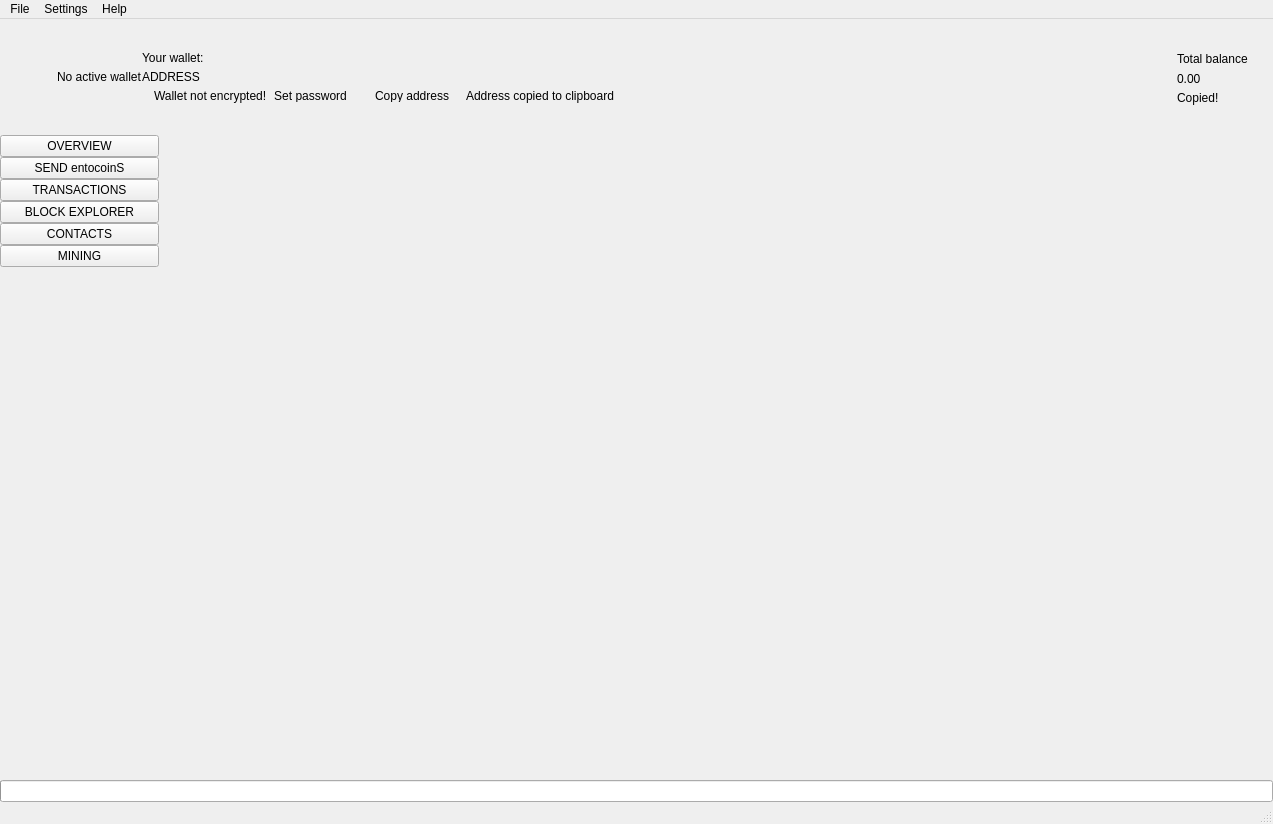
 <widget class="QMainWindow" name="MainWindow">
  <property name="geometry">
   <rect>
    <x>0</x>
    <y>0</y>
    <width>1273</width>
    <height>824</height>
   </rect>
  </property>
  <property name="sizePolicy">
   <sizepolicy hsizetype="Preferred" vsizetype="Preferred">
    <horstretch>0</horstretch>
    <verstretch>0</verstretch>
   </sizepolicy>
  </property>
  <property name="minimumSize">
   <size>
    <width>1260</width>
    <height>600</height>
   </size>
  </property>
  <property name="maximumSize">
   <size>
    <width>16777215</width>
    <height>16777215</height>
   </size>
  </property>
  <property name="windowTitle">
   <string>MainWindow</string>
  </property>
  <property name="windowIcon">
   <iconset>
    <normaloff>:/images/intensecoin</normaloff>:/images/intensecoin</iconset>
  </property>
  <widget class="QWidget" name="centralwidget">
   <layout class="QVBoxLayout" name="verticalLayout_2">
    <property name="spacing">
     <number>0</number>
    </property>
    <property name="leftMargin">
     <number>0</number>
    </property>
    <property name="topMargin">
     <number>0</number>
    </property>
    <property name="rightMargin">
     <number>0</number>
    </property>
    <property name="bottomMargin">
     <number>0</number>
    </property>
    <item>
     <widget class="QFrame" name="m_headerFrame">
      <property name="minimumSize">
       <size>
        <width>0</width>
        <height>116</height>
       </size>
      </property>
      <property name="maximumSize">
       <size>
        <width>16777215</width>
        <height>116</height>
       </size>
      </property>
      <property name="frameShape">
       <enum>QFrame::NoFrame</enum>
      </property>
      <property name="frameShadow">
       <enum>QFrame::Raised</enum>
      </property>
      <layout class="QHBoxLayout" name="horizontalLayout_3">
       <property name="spacing">
        <number>0</number>
       </property>
       <property name="leftMargin">
        <number>0</number>
       </property>
       <property name="topMargin">
        <number>0</number>
       </property>
       <property name="rightMargin">
        <number>25</number>
       </property>
       <property name="bottomMargin">
        <number>0</number>
       </property>
       <item>
        <spacer name="horizontalSpacer_2">
         <property name="orientation">
          <enum>Qt::Horizontal</enum>
         </property>
         <property name="sizeType">
          <enum>QSizePolicy::Fixed</enum>
         </property>
         <property name="sizeHint" stdset="0">
          <size>
           <width>30</width>
           <height>20</height>
          </size>
         </property>
        </spacer>
       </item>
       <item>
        <widget class="QLabel" name="m_logoLabel">
         <property name="text">
          <string/>
         </property>
        </widget>
       </item>
       <item>
        <spacer name="horizontalSpacer_5">
         <property name="orientation">
          <enum>Qt::Horizontal</enum>
         </property>
         <property name="sizeType">
          <enum>QSizePolicy::Fixed</enum>
         </property>
         <property name="sizeHint" stdset="0">
          <size>
           <width>20</width>
           <height>20</height>
          </size>
         </property>
        </spacer>
       </item>
       <item>
        <widget class="WalletGui::WalletSmallGrayTextLabel" name="m_noWalletLabel">
         <property name="text">
          <string>No active wallet</string>
         </property>
        </widget>
       </item>
       <item>
        <widget class="QFrame" name="m_walletFrame">
         <property name="frameShape">
          <enum>QFrame::NoFrame</enum>
         </property>
         <property name="frameShadow">
          <enum>QFrame::Raised</enum>
         </property>
         <layout class="QVBoxLayout" name="verticalLayout_3">
          <property name="spacing">
           <number>5</number>
          </property>
          <property name="leftMargin">
           <number>0</number>
          </property>
          <property name="topMargin">
           <number>0</number>
          </property>
          <property name="rightMargin">
           <number>0</number>
          </property>
          <property name="bottomMargin">
           <number>0</number>
          </property>
          <item>
           <spacer name="verticalSpacer_3">
            <property name="orientation">
             <enum>Qt::Vertical</enum>
            </property>
            <property name="sizeType">
             <enum>QSizePolicy::Minimum</enum>
            </property>
            <property name="sizeHint" stdset="0">
             <size>
              <width>20</width>
              <height>40</height>
             </size>
            </property>
           </spacer>
          </item>
          <item>
           <widget class="WalletGui::WalletSmallGrayTextLabel" name="m_walletLabel">
            <property name="text">
             <string>Your wallet:</string>
            </property>
            <property name="indent">
             <number>0</number>
            </property>
           </widget>
          </item>
          <item>
           <widget class="QLabel" name="m_addressLabel">
            <property name="sizePolicy">
             <sizepolicy hsizetype="Preferred" vsizetype="Preferred">
              <horstretch>0</horstretch>
              <verstretch>0</verstretch>
             </sizepolicy>
            </property>
            <property name="cursor">
             <cursorShape>PointingHandCursor</cursorShape>
            </property>
            <property name="toolTip">
             <string>Click to copy</string>
            </property>
            <property name="text">
             <string>ADDRESS</string>
            </property>
            <property name="indent">
             <number>0</number>
            </property>
           </widget>
          </item>
          <item>
           <layout class="QHBoxLayout" name="horizontalLayout_2">
            <property name="spacing">
             <number>0</number>
            </property>
            <item alignment="Qt::AlignTop">
             <widget class="QFrame" name="m_notEncryptedFrame">
              <property name="frameShape">
               <enum>QFrame::NoFrame</enum>
              </property>
              <property name="frameShadow">
               <enum>QFrame::Raised</enum>
              </property>
              <layout class="QHBoxLayout" name="horizontalLayout_4">
               <property name="spacing">
                <number>0</number>
               </property>
               <property name="leftMargin">
                <number>0</number>
               </property>
               <property name="topMargin">
                <number>0</number>
               </property>
               <property name="rightMargin">
                <number>0</number>
               </property>
               <property name="bottomMargin">
                <number>0</number>
               </property>
               <item alignment="Qt::AlignVCenter">
                <widget class="QLabel" name="m_notEncryptedIconLabel">
                 <property name="text">
                  <string/>
                 </property>
                 <property name="pixmap">
                  <pixmap resource="../../resources.qrc">:/icons/lock_open_gray</pixmap>
                 </property>
                 <property name="alignment">
                  <set>Qt::AlignLeading|Qt::AlignLeft|Qt::AlignVCenter</set>
                 </property>
                </widget>
               </item>
               <item>
                <spacer name="horizontalSpacer_11">
                 <property name="orientation">
                  <enum>Qt::Horizontal</enum>
                 </property>
                 <property name="sizeType">
                  <enum>QSizePolicy::Fixed</enum>
                 </property>
                 <property name="sizeHint" stdset="0">
                  <size>
                   <width>5</width>
                   <height>3</height>
                  </size>
                 </property>
                </spacer>
               </item>
               <item alignment="Qt::AlignVCenter">
                <widget class="WalletGui::WalletTinyGrayTextLabel" name="m_notEncryptedTextLabel">
                 <property name="text">
                  <string>Wallet not encrypted!</string>
                 </property>
                 <property name="alignment">
                  <set>Qt::AlignLeading|Qt::AlignLeft|Qt::AlignVCenter</set>
                 </property>
                </widget>
               </item>
               <item>
                <spacer name="horizontalSpacer_9">
                 <property name="orientation">
                  <enum>Qt::Horizontal</enum>
                 </property>
                 <property name="sizeType">
                  <enum>QSizePolicy::Fixed</enum>
                 </property>
                 <property name="sizeHint" stdset="0">
                  <size>
                   <width>3</width>
                   <height>3</height>
                  </size>
                 </property>
                </spacer>
               </item>
               <item alignment="Qt::AlignVCenter">
                <widget class="WalletGui::WalletTinyLinkLikeButton" name="m_encryptButton">
                 <property name="sizePolicy">
                  <sizepolicy hsizetype="Minimum" vsizetype="Minimum">
                   <horstretch>0</horstretch>
                   <verstretch>0</verstretch>
                  </sizepolicy>
                 </property>
                 <property name="minimumSize">
                  <size>
                   <width>0</width>
                   <height>3</height>
                  </size>
                 </property>
                 <property name="cursor">
                  <cursorShape>PointingHandCursor</cursorShape>
                 </property>
                 <property name="text">
                  <string>Set password</string>
                 </property>
                 <property name="flat">
                  <bool>true</bool>
                 </property>
                </widget>
               </item>
               <item>
                <spacer name="horizontalSpacer_10">
                 <property name="orientation">
                  <enum>Qt::Horizontal</enum>
                 </property>
                 <property name="sizeType">
                  <enum>QSizePolicy::Fixed</enum>
                 </property>
                 <property name="sizeHint" stdset="0">
                  <size>
                   <width>20</width>
                   <height>3</height>
                  </size>
                 </property>
                </spacer>
               </item>
              </layout>
             </widget>
            </item>
            <item alignment="Qt::AlignVCenter">
             <widget class="WalletGui::WalletTinyLinkLikeButton" name="m_copyAddressButton">
              <property name="sizePolicy">
               <sizepolicy hsizetype="Minimum" vsizetype="Minimum">
                <horstretch>0</horstretch>
                <verstretch>0</verstretch>
               </sizepolicy>
              </property>
              <property name="minimumSize">
               <size>
                <width>0</width>
                <height>3</height>
               </size>
              </property>
              <property name="cursor">
               <cursorShape>PointingHandCursor</cursorShape>
              </property>
              <property name="focusPolicy">
               <enum>Qt::NoFocus</enum>
              </property>
              <property name="autoFillBackground">
               <bool>true</bool>
              </property>
              <property name="text">
               <string>Copy address</string>
              </property>
              <property name="flat">
               <bool>true</bool>
              </property>
             </widget>
            </item>
            <item>
             <spacer name="horizontalSpacer_7">
              <property name="orientation">
               <enum>Qt::Horizontal</enum>
              </property>
              <property name="sizeType">
               <enum>QSizePolicy::Fixed</enum>
              </property>
              <property name="sizeHint" stdset="0">
               <size>
                <width>13</width>
                <height>3</height>
               </size>
              </property>
             </spacer>
            </item>
            <item alignment="Qt::AlignVCenter">
             <widget class="WalletGui::CopyMagicLabel" name="m_copyAddressLabel">
              <property name="text">
               <string>Address copied to clipboard</string>
              </property>
              <property name="alignment">
               <set>Qt::AlignLeading|Qt::AlignLeft|Qt::AlignVCenter</set>
              </property>
             </widget>
            </item>
            <item>
             <spacer name="horizontalSpacer">
              <property name="orientation">
               <enum>Qt::Horizontal</enum>
              </property>
              <property name="sizeHint" stdset="0">
               <size>
                <width>40</width>
                <height>3</height>
               </size>
              </property>
             </spacer>
            </item>
           </layout>
          </item>
          <item>
           <spacer name="verticalSpacer_2">
            <property name="orientation">
             <enum>Qt::Vertical</enum>
            </property>
            <property name="sizeType">
             <enum>QSizePolicy::Minimum</enum>
            </property>
            <property name="sizeHint" stdset="0">
             <size>
              <width>20</width>
              <height>40</height>
             </size>
            </property>
           </spacer>
          </item>
         </layout>
        </widget>
       </item>
       <item>
        <spacer name="horizontalSpacer_3">
         <property name="orientation">
          <enum>Qt::Horizontal</enum>
         </property>
         <property name="sizeType">
          <enum>QSizePolicy::Expanding</enum>
         </property>
         <property name="sizeHint" stdset="0">
          <size>
           <width>34</width>
           <height>20</height>
          </size>
         </property>
        </spacer>
       </item>
       <item>
        <spacer name="horizontalSpacer_8">
         <property name="orientation">
          <enum>Qt::Horizontal</enum>
         </property>
         <property name="sizeType">
          <enum>QSizePolicy::Fixed</enum>
         </property>
         <property name="sizeHint" stdset="0">
          <size>
           <width>34</width>
           <height>20</height>
          </size>
         </property>
        </spacer>
       </item>
       <item alignment="Qt::AlignRight|Qt::AlignVCenter">
        <widget class="QFrame" name="m_balanceFrame">
         <layout class="QGridLayout" name="gridLayout">
          <property name="leftMargin">
           <number>0</number>
          </property>
          <property name="topMargin">
           <number>30</number>
          </property>
          <property name="rightMargin">
           <number>0</number>
          </property>
          <property name="bottomMargin">
           <number>0</number>
          </property>
          <property name="verticalSpacing">
           <number>3</number>
          </property>
          <item row="0" column="2">
           <layout class="QVBoxLayout" name="verticalLayout_4">
            <item>
             <widget class="QLabel" name="m_balanceTextLabel">
              <property name="text">
               <string>Total balance</string>
              </property>
             </widget>
            </item>
            <item>
             <widget class="QLabel" name="m_balanceLabel">
              <property name="cursor">
               <cursorShape>PointingHandCursor</cursorShape>
              </property>
              <property name="toolTip">
               <string>Click to copy</string>
              </property>
              <property name="text">
               <string>0.00</string>
              </property>
             </widget>
            </item>
           </layout>
          </item>
          <item row="1" column="2">
           <widget class="WalletGui::CopyMagicLabel" name="m_balanceCopyLabel">
            <property name="text">
             <string>Copied!</string>
            </property>
           </widget>
          </item>
          <item row="0" column="1">
           <spacer name="horizontalSpacer_6">
            <property name="orientation">
             <enum>Qt::Horizontal</enum>
            </property>
            <property name="sizeType">
             <enum>QSizePolicy::Fixed</enum>
            </property>
            <property name="sizeHint" stdset="0">
             <size>
              <width>2</width>
              <height>39</height>
             </size>
            </property>
           </spacer>
          </item>
          <item row="2" column="2">
           <spacer name="verticalSpacer_5">
            <property name="orientation">
             <enum>Qt::Vertical</enum>
            </property>
            <property name="sizeType">
             <enum>QSizePolicy::Expanding</enum>
            </property>
            <property name="sizeHint" stdset="0">
             <size>
              <width>20</width>
              <height>50</height>
             </size>
            </property>
           </spacer>
          </item>
          <item row="0" column="0">
           <widget class="QLabel" name="m_balanceIconLabel">
            <property name="text">
             <string/>
            </property>
            <property name="pixmap">
             <pixmap resource="../../resources.qrc">:/icons/total_balance</pixmap>
            </property>
           </widget>
          </item>
         </layout>
        </widget>
       </item>
      </layout>
     </widget>
    </item>
    <item>
     <layout class="QHBoxLayout" name="horizontalLayout" stretch="0,0,0,0,0,0,0,0">
      <property name="spacing">
       <number>0</number>
      </property>
      <item>
       <widget class="QFrame" name="m_toolFrame">
        <property name="frameShape">
         <enum>QFrame::NoFrame</enum>
        </property>
        <property name="frameShadow">
         <enum>QFrame::Plain</enum>
        </property>
        <property name="lineWidth">
         <number>0</number>
        </property>
        <layout class="QVBoxLayout" name="verticalLayout">
         <property name="spacing">
          <number>0</number>
         </property>
         <property name="leftMargin">
          <number>0</number>
         </property>
         <property name="topMargin">
          <number>0</number>
         </property>
         <property name="rightMargin">
          <number>0</number>
         </property>
         <property name="bottomMargin">
          <number>0</number>
         </property>
         <item>
          <widget class="QPushButton" name="m_overviewButton">
           <property name="sizePolicy">
            <sizepolicy hsizetype="Minimum" vsizetype="Fixed">
             <horstretch>0</horstretch>
             <verstretch>0</verstretch>
            </sizepolicy>
           </property>
           <property name="focusPolicy">
            <enum>Qt::NoFocus</enum>
           </property>
           <property name="text">
            <string>OVERVIEW</string>
           </property>
           <property name="checkable">
            <bool>true</bool>
           </property>
           <attribute name="buttonGroup">
            <string notr="true">m_toolButtonGroup</string>
           </attribute>
          </widget>
         </item>
         <item>
          <widget class="QPushButton" name="m_sendButton">
           <property name="sizePolicy">
            <sizepolicy hsizetype="Minimum" vsizetype="Fixed">
             <horstretch>0</horstretch>
             <verstretch>0</verstretch>
            </sizepolicy>
           </property>
           <property name="focusPolicy">
            <enum>Qt::NoFocus</enum>
           </property>
           <property name="text">
            <string>SEND entocoinS</string>
           </property>
           <property name="checkable">
            <bool>true</bool>
           </property>
           <attribute name="buttonGroup">
            <string notr="true">m_toolButtonGroup</string>
           </attribute>
          </widget>
         </item>
         <item>
          <widget class="QPushButton" name="m_transactionsButton">
           <property name="sizePolicy">
            <sizepolicy hsizetype="Minimum" vsizetype="Fixed">
             <horstretch>0</horstretch>
             <verstretch>0</verstretch>
            </sizepolicy>
           </property>
           <property name="focusPolicy">
            <enum>Qt::NoFocus</enum>
           </property>
           <property name="text">
            <string>TRANSACTIONS</string>
           </property>
           <property name="checkable">
            <bool>true</bool>
           </property>
           <attribute name="buttonGroup">
            <string notr="true">m_toolButtonGroup</string>
           </attribute>
          </widget>
         </item>
         <item>
          <widget class="QPushButton" name="m_blockExplorerButton">
           <property name="focusPolicy">
            <enum>Qt::NoFocus</enum>
           </property>
           <property name="text">
            <string>BLOCK EXPLORER</string>
           </property>
           <property name="checkable">
            <bool>true</bool>
           </property>
           <attribute name="buttonGroup">
            <string notr="true">m_toolButtonGroup</string>
           </attribute>
          </widget>
         </item>
         <item>
          <widget class="QPushButton" name="m_addressBookButton">
           <property name="sizePolicy">
            <sizepolicy hsizetype="Minimum" vsizetype="Fixed">
             <horstretch>0</horstretch>
             <verstretch>0</verstretch>
            </sizepolicy>
           </property>
           <property name="focusPolicy">
            <enum>Qt::NoFocus</enum>
           </property>
           <property name="text">
            <string>CONTACTS</string>
           </property>
           <property name="checkable">
            <bool>true</bool>
           </property>
           <attribute name="buttonGroup">
            <string notr="true">m_toolButtonGroup</string>
           </attribute>
          </widget>
         </item>
         <item>
          <widget class="QPushButton" name="m_miningButton">
           <property name="focusPolicy">
            <enum>Qt::NoFocus</enum>
           </property>
           <property name="text">
            <string>MINING</string>
           </property>
           <property name="checkable">
            <bool>true</bool>
           </property>
           <attribute name="buttonGroup">
            <string notr="true">m_toolButtonGroup</string>
           </attribute>
          </widget>
         </item>
         <item>
          <spacer name="verticalSpacer">
           <property name="orientation">
            <enum>Qt::Vertical</enum>
           </property>
           <property name="sizeHint" stdset="0">
            <size>
             <width>20</width>
             <height>40</height>
            </size>
           </property>
          </spacer>
         </item>
        </layout>
       </widget>
      </item>
      <item>
       <widget class="WalletGui::OverviewFrame" name="m_overviewFrame">
        <property name="frameShape">
         <enum>QFrame::NoFrame</enum>
        </property>
        <property name="frameShadow">
         <enum>QFrame::Raised</enum>
        </property>
       </widget>
      </item>
      <item>
       <widget class="WalletGui::SendFrame" name="m_sendFrame">
        <property name="frameShape">
         <enum>QFrame::NoFrame</enum>
        </property>
        <property name="frameShadow">
         <enum>QFrame::Raised</enum>
        </property>
       </widget>
      </item>
      <item>
       <widget class="WalletGui::TransactionsFrame" name="m_transactionsFrame">
        <property name="frameShape">
         <enum>QFrame::NoFrame</enum>
        </property>
        <property name="frameShadow">
         <enum>QFrame::Raised</enum>
        </property>
       </widget>
      </item>
      <item>
       <widget class="WalletGui::AddressBookFrame" name="m_addressBookFrame">
        <property name="frameShape">
         <enum>QFrame::NoFrame</enum>
        </property>
        <property name="frameShadow">
         <enum>QFrame::Raised</enum>
        </property>
       </widget>
      </item>
      <item>
       <widget class="WalletGui::NoWalletFrame" name="m_noWalletFrame">
        <property name="frameShape">
         <enum>QFrame::NoFrame</enum>
        </property>
        <property name="frameShadow">
         <enum>QFrame::Raised</enum>
        </property>
       </widget>
      </item>
      <item>
       <widget class="WalletGui::BlockExplorerFrame" name="m_blockExplorerFrame">
        <property name="frameShape">
         <enum>QFrame::NoFrame</enum>
        </property>
        <property name="frameShadow">
         <enum>QFrame::Raised</enum>
        </property>
       </widget>
      </item>
      <item>
       <widget class="WalletGui::MiningFrame" name="m_miningFrame">
        <property name="frameShape">
         <enum>QFrame::NoFrame</enum>
        </property>
        <property name="frameShadow">
         <enum>QFrame::Raised</enum>
        </property>
       </widget>
      </item>
     </layout>
    </item>
    <item>
     <widget class="QProgressBar" name="m_syncProgress">
      <property name="maximum">
       <number>100</number>
      </property>
      <property name="value">
       <number>0</number>
      </property>
      <property name="textVisible">
       <bool>false</bool>
      </property>
     </widget>
    </item>
   </layout>
  </widget>
  <widget class="QMenuBar" name="menubar">
   <property name="geometry">
    <rect>
     <x>0</x>
     <y>0</y>
     <width>1273</width>
     <height>21</height>
    </rect>
   </property>
   <widget class="QMenu" name="menuFile">
    <property name="title">
     <string>File</string>
    </property>
    <addaction name="m_createWalletAction"/>
    <addaction name="m_openWalletAction"/>
    <addaction name="m_recentWalletsAction"/>
    <addaction name="m_backupWalletAction"/>
    <addaction name="m_saveKeysAction"/>
    <addaction name="m_resetAction"/>
    <addaction name="m_importKeyAction"/>
    <addaction name="m_exportKeyAction"/>
    <addaction name="m_exportTrackingKeyAction"/>
    <addaction name="m_exitAction"/>
   </widget>
   <widget class="QMenu" name="menuSettings">
    <property name="title">
     <string>Settings</string>
    </property>
    <widget class="QMenu" name="menuThemes">
     <property name="title">
      <string>Themes</string>
     </property>
    </widget>
    <addaction name="m_encryptWalletAction"/>
    <addaction name="m_changePasswordAction"/>
    <addaction name="m_removePendingTxAction"/>
    <addaction name="separator"/>
    <addaction name="m_autostartAction"/>
    <addaction name="m_minimizeToTrayAction"/>
    <addaction name="m_closeToTrayAction"/>
    <addaction name="separator"/>
    <addaction name="m_preferencesAction"/>
    <addaction name="menuThemes"/>
   </widget>
   <widget class="QMenu" name="menuHelp">
    <property name="title">
     <string>Help</string>
    </property>
    <addaction name="m_communityForumAction"/>
    <addaction name="m_reportIssueAction"/>
    <addaction name="m_aboutIntensecoinAction"/>
    <addaction name="m_aboutQtAction"/>
   </widget>
   <addaction name="menuFile"/>
   <addaction name="menuSettings"/>
   <addaction name="menuHelp"/>
  </widget>
  <widget class="WalletGui::WalletStatusBar" name="statusBar"/>
  <action name="m_exitAction">
   <property name="checkable">
    <bool>false</bool>
   </property>
   <property name="enabled">
    <bool>true</bool>
   </property>
   <property name="text">
    <string>Exit</string>
   </property>
   <property name="shortcut">
    <string>Ctrl+Q</string>
   </property>
  </action>
  <action name="m_createWalletAction">
   <property name="enabled">
    <bool>true</bool>
   </property>
   <property name="text">
    <string>Create wallet</string>
   </property>
  </action>
  <action name="m_openWalletAction">
   <property name="enabled">
    <bool>true</bool>
   </property>
   <property name="text">
    <string>Open wallet</string>
   </property>
  </action>
  <action name="m_encryptWalletAction">
   <property name="enabled">
    <bool>true</bool>
   </property>
   <property name="text">
    <string>Encrypt wallet</string>
   </property>
  </action>
  <action name="m_changePasswordAction">
   <property name="enabled">
    <bool>true</bool>
   </property>
   <property name="text">
    <string>Change password</string>
   </property>
   <property name="toolTip">
    <string>Change password</string>
   </property>
  </action>
  <action name="m_aboutIntensecoinAction">
   <property name="enabled">
    <bool>true</bool>
   </property>
   <property name="text">
    <string>About entocoin</string>
   </property>
  </action>
  <action name="m_aboutQtAction">
   <property name="enabled">
    <bool>true</bool>
   </property>
   <property name="text">
    <string>About Qt</string>
   </property>
  </action>
  <action name="m_backupWalletAction">
   <property name="enabled">
    <bool>true</bool>
   </property>
   <property name="text">
    <string>Backup wallet</string>
   </property>
  </action>
  <action name="m_autostartAction">
   <property name="checkable">
    <bool>true</bool>
   </property>
   <property name="text">
    <string>Start on system login</string>
   </property>
  </action>
  <action name="m_minimizeToTrayAction">
   <property name="checkable">
    <bool>true</bool>
   </property>
   <property name="text">
    <string>Minimize to tray</string>
   </property>
  </action>
  <action name="m_closeToTrayAction">
   <property name="checkable">
    <bool>true</bool>
   </property>
   <property name="text">
    <string>Close to tray</string>
   </property>
  </action>
  <action name="m_preferencesAction">
   <property name="text">
    <string>Preferences</string>
   </property>
  </action>
  <action name="m_recentWalletsAction">
   <property name="text">
    <string>Recent wallets</string>
   </property>
  </action>
  <action name="m_exportTrackingKeyAction">
   <property name="text">
    <string>Export tracking key</string>
   </property>
   <property name="toolTip">
    <string>Export tracking key</string>
   </property>
  </action>
  <action name="m_importKeyAction">
   <property name="text">
    <string>Import key</string>
   </property>
   <property name="toolTip">
    <string>Import key</string>
   </property>
  </action>
  <action name="m_communityForumAction">
   <property name="text">
    <string>Join us on Slack</string>
   </property>
  </action>
  <action name="m_reportIssueAction">
   <property name="text">
    <string>Report an issue</string>
   </property>
  </action>
  <action name="m_resetAction">
   <property name="text">
    <string>Reset wallet</string>
   </property>
  </action>
  <action name="m_saveKeysAction">
   <property name="text">
    <string>Save wallet keys</string>
   </property>
  </action>
  <action name="m_exportKeyAction">
   <property name="text">
    <string>Export key</string>
   </property>
   <property name="toolTip">
    <string>Export key</string>
   </property>
  </action>
  <action name="m_removePendingTxAction">
   <property name="checkable">
    <bool>false</bool>
   </property>
   <property name="text">
    <string>Remove pending TXs</string>
   </property>
  </action>
 </widget>
